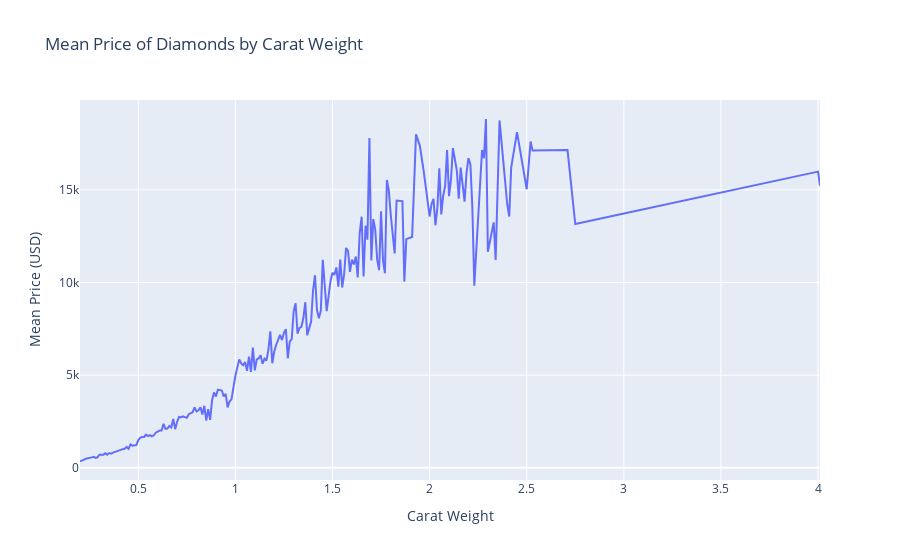

Notebook code for this chart:
### Code cell
# take mean of carat prices and line plot using plotly
mean_prices = df.groupby('carat')['price'].mean().reset_index()
fig = px.line(mean_prices, x='carat', y='price', title='Mean Price of Diamonds by Carat Weight',
              labels={'carat': 'Carat Weight', 'price': 'Mean Price (USD)'})
fig.show()

### Figure 1 — Plotly figure (JSON) as saved in the notebook; plotly's stock layout.template omitted (floating-point values rounded to 4 significant figures; data arrays with more than 128 entries replaced by an {"elided": "..."} marker saying what was removed)
{"data": [{"hovertemplate": "Carat Weight=%{x}<br>Mean Price (USD)=%{y}<extra></extra>", "legendgroup": "", "line": {"color": "#636efa", "dash": "solid"}, "marker": {"symbol": "circle"}, "mode": "lines", "name": "", "orientation": "v", "showlegend": false, "type": "scatter", "x": {"elided": "209 float values"}, "xaxis": "x", "y": {"elided": "209 float values"}, "yaxis": "y"}], "layout": {"legend": {"tracegroupgap": 0}, "title": {"text": "Mean Price of Diamonds by Carat Weight"}, "xaxis": {"anchor": "y", "domain": [0, 1], "title": {"text": "Carat Weight"}}, "yaxis": {"anchor": "x", "domain": [0, 1], "title": {"text": "Mean Price (USD)"}}}}
